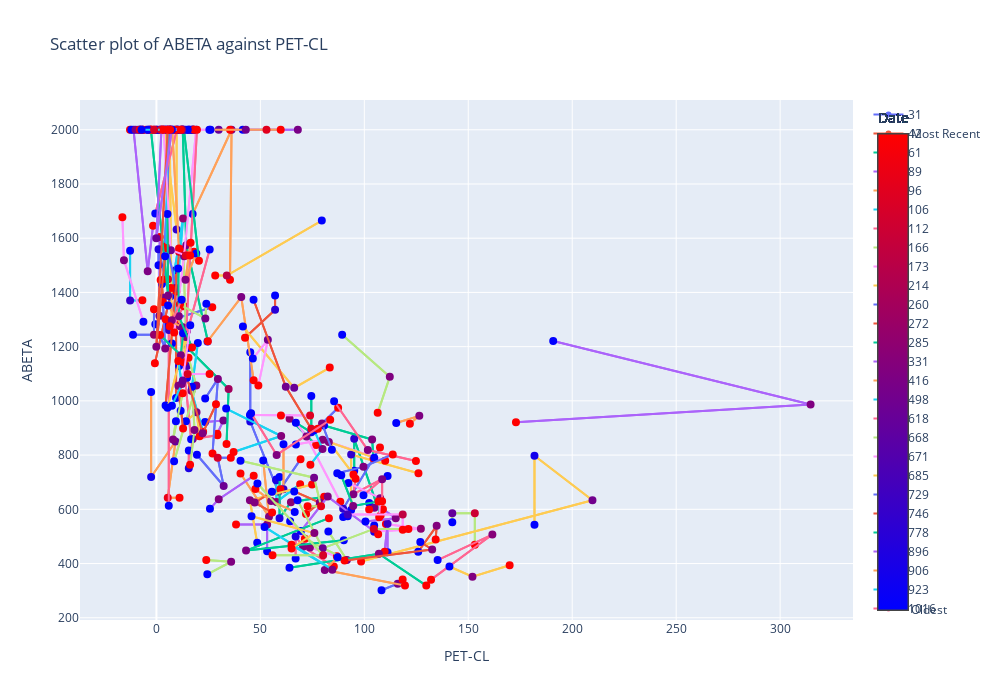

Notebook source saved alongside this figure:
### Code cell
# Group data by 'RID'
grouped = df_plot.groupby('RID')

# Initialize min-max scaler
min_max_scaler = preprocessing.MinMaxScaler()

# Convert 'AVE_DATE' to numerical and scale to [0,1]
df_plot['AVE_DATE_NUM'] = min_max_scaler.fit_transform(df_plot['AVE_DATE'].values.reshape(-1,1))

# For each group, add a scatter plot to the figure
for name, group in grouped:
    fig.add_trace(go.Scatter(
        x=group['PET-CL'],
        y=group['ABETA'],
        mode='markers+lines',
        name=str(name),
        marker=dict(
            color=group['AVE_DATE_NUM'], # set color to an array/list of desired values
            colorscale='Bluered', # choose a colorscale
            colorbar=dict(
                title="Date",
                tickvals=[0,1],
                ticktext=["Oldest","Most Recent"]
            ),
            line=dict(
                color=group['AVE_DATE_NUM'], 
                colorscale='Bluered', 
                width=2,
                cmin=group['AVE_DATE_NUM'].min(),
                cmax=group['AVE_DATE_NUM'].max()
            )
        ),
        text=group['AVE_DATE'].astype(str),
        hovertemplate=
        '<b>EXAMDATE</b>: %{text}' +
        '<br><b>PET-CL</b>: %{x}' +
        '<br><b>ABETA</b>: %{y}' 
    ))

# Set labels
fig.update_layout(
    xaxis_title='PET-CL',
    yaxis_title='ABETA',
    title='Scatter plot of ABETA against PET-CL',
    hovermode="closest",
    autosize=False,
    width=1000,
    height=700,
)

# Show the plot
fig.show()
